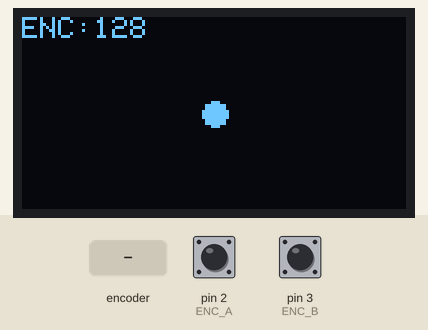
Simulated run of this sketch. Board: Arduino Uno, built with avr-gcc and run on an emulated ATmega328P. Parts: 128×64 one-colour display. Inputs (shaded band) come from the test bench; at power-on: pin 2 (ENC_A) HIGH, pin 3 (ENC_B) HIGH.

Above: at 1.2 s.
1.3 s: rotary encoder on pin 2 (ENC_A) / pin 3 (ENC_B) turned 1 step (first pin leading)
At 2.6 s:
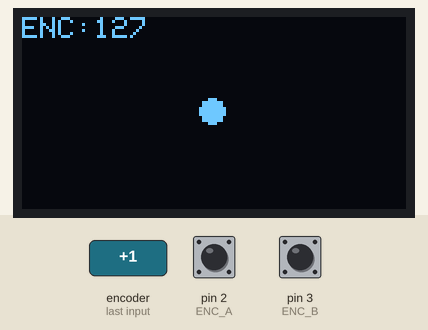
4.5 s: rotary encoder on pin 2 (ENC_A) / pin 3 (ENC_B) turned 1 step (first pin leading)
At 4.93 s:
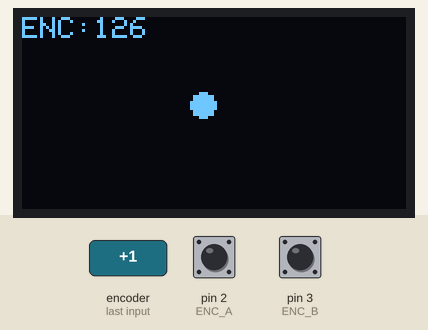
6.2 s: rotary encoder on pin 2 (ENC_A) / pin 3 (ENC_B) turned 1 step (first pin leading)
At 7.35 s:
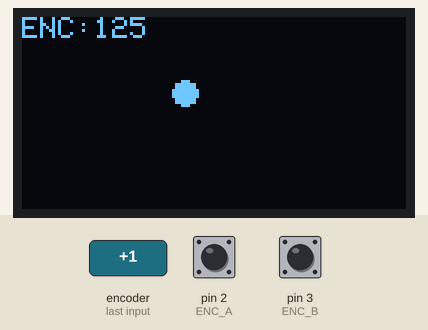
Timing chart, 0 to 9.2 s (numbered marks = the images above; inputs shaded):
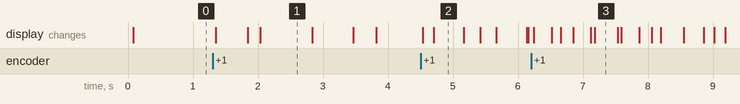

Measured:
- after the input at 1.3 s, the display: first changes after 0.05 s (image 1 shows a later state)
- what the display in image 1 shows lasts 0.8 s, from 2.0 s to 2.8 s
- what the display in image 2 shows lasts 0.5 s, from 4.7 s to 5.2 s

The sketch:

sketch_part3.ino
```cpp
/*
For the I2C Version
*/

#include <Wire.h>
#include <Adafruit_GFX.h>
#include <Adafruit_SSD1306.h>

Adafruit_SSD1306 disp(128, 64, &Wire);

const uint8_t OLED_ADDR = 0x3C;

const int ENC_A = 2;
const int ENC_B = 3;
const int ENC_SW = 4;

int encValue = 128;
int lastA = HIGH;
unsigned long lastStepMs = 0;
const unsigned long DEBOUNCE_MS = 2;

const int R = 4;
float x = 64, y = 32;
int dirX = 1;
int dirY = 1;

const float VMAX = 3.5;
const unsigned long FRAME_MS = 20;
unsigned long lastFrameMs = 0;

int clamp255(int v) {
  if (v < 0) return 0;
  if (v > 255) return 255;
  return v;
}

float encoderToSpeed(int v) {
  int centered = v - 128;
  if (centered == 0) return 0.0;

  float n = centered / 127.0;
  return n * VMAX;
}

void readEncoder() {
  int a = digitalRead(ENC_A);
  int b = digitalRead(ENC_B);

  if (lastA == HIGH && a == LOW) {
    unsigned long now = millis();
    if (now - lastStepMs >= DEBOUNCE_MS) {
      lastStepMs = now;

      if (b == HIGH) encValue--;
      else           encValue++;

      encValue = clamp255(encValue);
    }
  }

  lastA = a;
}

void setup() {
  pinMode(ENC_A, INPUT_PULLUP);
  pinMode(ENC_B, INPUT_PULLUP);
  pinMode(ENC_SW, INPUT_PULLUP);

  Serial.begin(9600);

  if (!disp.begin(SSD1306_SWITCHCAPVCC, OLED_ADDR)) {
    while (true) {}
  }

  disp.clearDisplay();
  disp.display();
}

void loop() {
  readEncoder();

  unsigned long now = millis();
  if (now - lastFrameMs >= FRAME_MS) {
    lastFrameMs = now;

    float speed = encoderToSpeed(encValue);

    x += dirX * speed;
    y += dirY * (speed * 0.7);

    // Bounce off edges
    if (x <= R) {
      x = R;
      dirX = -dirX;
    } else if (x >= 127 - R) {
      x = 127 - R;
      dirX = -dirX;
    }

    if (y <= R) {
      y = R;
      dirY = -dirY;
    } else if (y >= 63 - R) {
      y = 63 - R;
      dirY = -dirY;
    }

    disp.clearDisplay();
    disp.fillCircle((int)(x + 0.5), (int)(y + 0.5), R, SSD1306_WHITE);

    disp.setTextSize(1);
    disp.setTextColor(SSD1306_WHITE);
    disp.setCursor(0, 0);
    disp.print("ENC:");
    disp.print(encValue);

    disp.display();
  }
}
```
